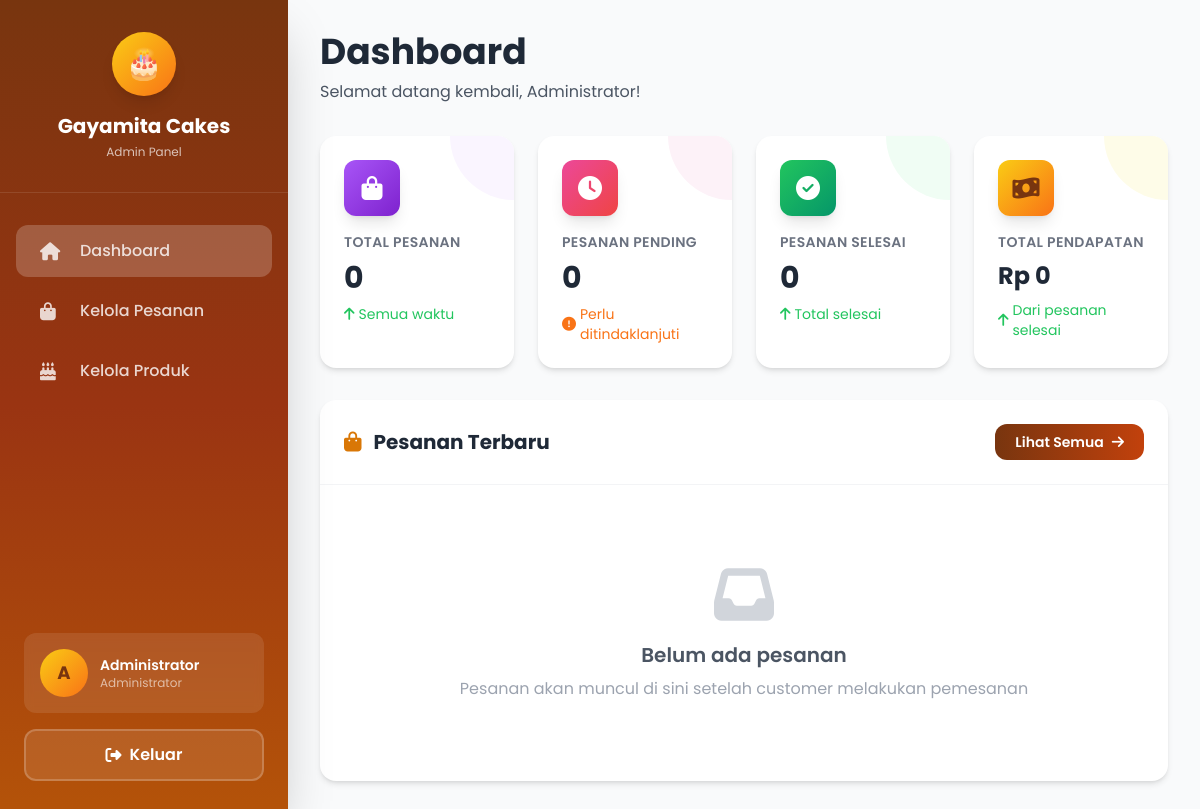
The page /admin/index.php (signed in) on the database as committed earlier.
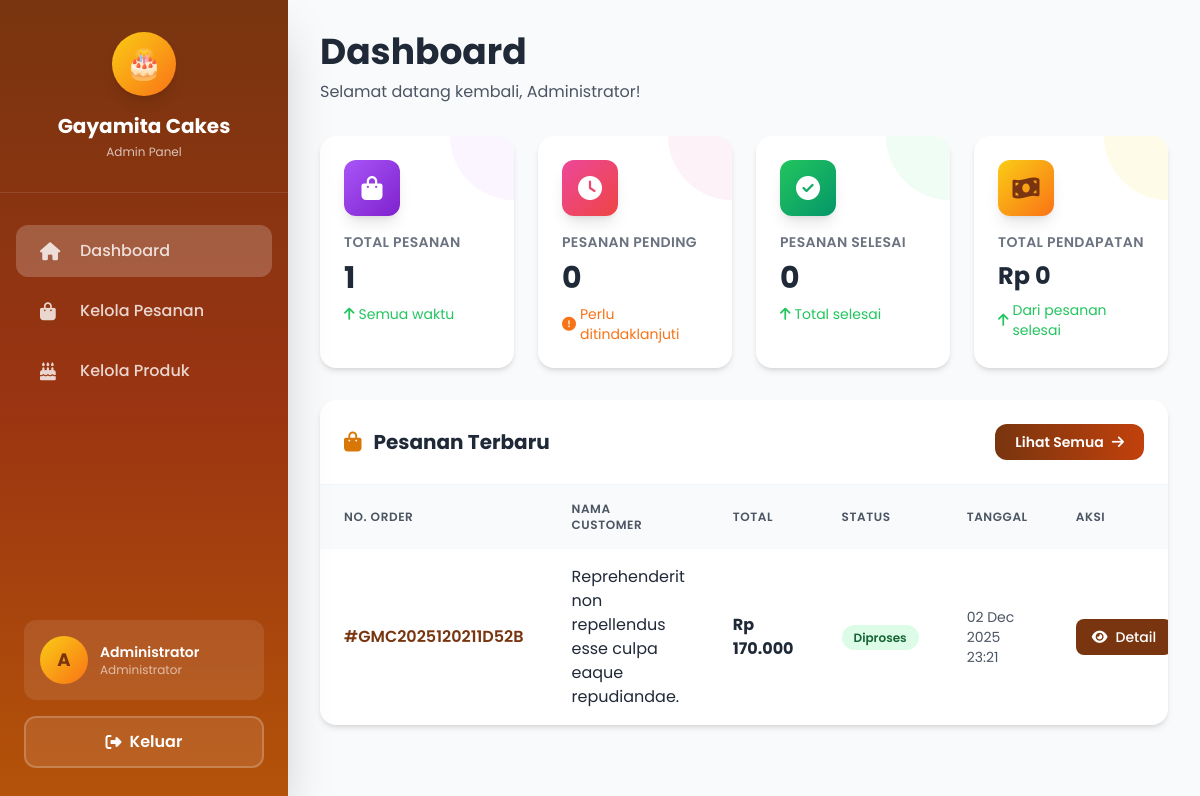
The same page on the database as committed later.
### tables this page shows
CREATE TABLE `orders` (
  `id` int NOT NULL,
  `order_number` varchar(50) NOT NULL,
  `session_id` varchar(128) NOT NULL,
  `nama_lengkap` varchar(255) NOT NULL,
  `email` varchar(255) NOT NULL,
  `no_telepon` varchar(20) NOT NULL,
  `alamat` text NOT NULL,
  `kota` varchar(100) NOT NULL,
  `kode_pos` varchar(10) NOT NULL,
  `catatan` text,
  `metode_pembayaran` enum('transfer','cod') NOT NULL DEFAULT 'transfer',
  `status` enum('pending','dikonfirmasi','diproses','dikirim','selesai','dibatalkan') NOT NULL DEFAULT 'pending',
  `total` int NOT NULL DEFAULT '0',
  `created_at` datetime DEFAULT CURRENT_TIMESTAMP,
  `updated_at` datetime DEFAULT CURRENT_TIMESTAMP ON UPDATE CURRENT_TIMESTAMP
);

### method/function.php (called while the page is built, shortened)
<?php
$database = new Database();
$conn = $database->getConnection();
function get_all_orders($limit = 20, $offset = 0, $status = null)
{
    global $conn;
    $sql = "SELECT * FROM orders";
    $sql .= " ORDER BY created_at DESC LIMIT :limit OFFSET :offset";
    $stmt = $conn->prepare($sql);
    $stmt->bindParam(':limit', $limit, PDO::PARAM_INT);
    $stmt->bindParam(':offset', $offset, PDO::PARAM_INT);
    $stmt->execute();
    return $stmt->fetchAll(PDO::FETCH_ASSOC);
}
function get_total_orders($status = null)
{
    global $conn;
    $sql = "SELECT COUNT(*) as total FROM orders";
    if ($status) {
        $sql .= " WHERE status = :status";
    }
    $stmt = $conn->prepare($sql);
    if ($status) {
        $stmt->bindParam(':status', $status);
    }
    $stmt->execute();
    $result = $stmt->fetch(PDO::FETCH_ASSOC);
    return $result['total'];
}
function get_dashboard_stats()
{
    global $conn;
    $stats = [];
    $stats['total_orders'] = get_total_orders();
    $stats['pending_orders'] = get_total_orders('pending');
    $stats['completed_orders'] = get_total_orders('selesai');
    $sql = "SELECT SUM(total) as revenue FROM orders WHERE status = 'selesai'";
    $result = $conn->query($sql)->fetch(PDO::FETCH_ASSOC);
    $stats['total_revenue'] = $result['revenue'] ?? 0;
    $sql = "SELECT COUNT(*) as today FROM orders WHERE DATE(created_at) = CURDATE()";
    $result = $conn->query($sql)->fetch(PDO::FETCH_ASSOC);
    $stats['today_orders'] = $result['today'];
    return $stats;
}

### admin/index.php (the view, shortened to what the changed rows need)
<?php
require_once '../method/function.php';
$stats = get_dashboard_stats();
$recent_orders = get_all_orders(10, 0);
?>
<!DOCTYPE html>
<html lang="id">
<head>
    <script src="https://cdn.tailwindcss.com"></script>
    <link href="https://cdnjs.cloudflare.com/ajax/libs/font-awesome/6.4.0/css/all.min.css" rel="stylesheet">
</head>
<body class="bg-gray-50">
    <?php include 'components/sidebar.php'; ?>
    <div class="ml-72 p-8 min-h-screen">
        <div class="mb-8">
            <h1 class="text-4xl font-bold text-gray-800 mb-2">Dashboard</h1>
        </div>
        <div class="grid grid-cols-1 md:grid-cols-2 lg:grid-cols-4 gap-6 mb-8">
            <div class="bg-white rounded-2xl shadow-md p-6 hover:shadow-xl transition-all hover:-translate-y-1 relative overflow-hidden">
                <div class="relative">
                    <div class="w-14 h-14 bg-gradient-to-br from-purple-500 to-purple-700 rounded-xl flex items-center justify-center text-white text-2xl mb-4 shadow-lg">
                        <i class="fas fa-shopping-bag"></i>
                    </div>
                    <p class="text-gray-500 text-sm font-semibold uppercase tracking-wide mb-2">Total Pesanan</p>
                    <h3 class="text-3xl font-bold text-gray-800 mb-2"><?= number_format($stats['total_orders']) ?></h3>
                    <p class="text-sm text-green-500 flex items-center gap-1">
                        <i class="fas fa-arrow-up"></i>
                        <span>Semua waktu</span>
                    </p>
                </div>
            </div>
        </div>
        <div class="bg-white rounded-2xl shadow-md overflow-hidden">
            <div class="flex justify-between items-center p-6 border-b border-gray-100">
                <h2 class="text-xl font-bold text-gray-800 flex items-center gap-3">
                    <i class="fas fa-shopping-bag text-amber-600"></i>
                    Pesanan Terbaru
                </h2>
            </div>
            <?php if (count($recent_orders) > 0): ?>
                <div class="overflow-x-auto">
                    <table class="w-full">
                        <thead class="bg-gray-50">
                            <tr>
                                <th class="px-6 py-4 text-left text-xs font-semibold text-gray-600 uppercase tracking-wider">No. Order</th>
                                <th class="px-6 py-4 text-left text-xs font-semibold text-gray-600 uppercase tracking-wider">Nama Customer</th>
                                <th class="px-6 py-4 text-left text-xs font-semibold text-gray-600 uppercase tracking-wider">Total</th>
                                <th class="px-6 py-4 text-left text-xs font-semibold text-gray-600 uppercase tracking-wider">Status</th>
                                <th class="px-6 py-4 text-left text-xs font-semibold text-gray-600 uppercase tracking-wider">Tanggal</th>
                                <th class="px-6 py-4 text-left text-xs font-semibold text-gray-600 uppercase tracking-wider">Aksi</th>
                            </tr>
                        </thead>
                        <tbody class="divide-y divide-gray-100">
                            <?php foreach ($recent_orders as $order): ?>
                                <tr class="hover:bg-gray-50 transition-colors">
                                    <td class="px-6 py-4">
                                        <span class="font-semibold text-amber-900">#<?= $order['order_number'] ?></span>
                                    </td>
                                    <td class="px-6 py-4 text-gray-800"><?= htmlspecialchars($order['nama_lengkap']) ?></td>
                                    <td class="px-6 py-4">
                                        <span class="font-bold text-gray-800">Rp <?= number_format($order['total'], 0, ',', '.') ?></span>
                                    </td>
                                    <td class="px-6 py-4">
                                        <?php
                                        $status_classes = [
                                            'pending' => 'bg-yellow-100 text-yellow-800',
                                            'dikonfirmasi' => 'bg-blue-100 text-blue-800',
                                            'diproses' => 'bg-green-100 text-green-800',
                                            'dikirim' => 'bg-indigo-100 text-indigo-800',
                                            'selesai' => 'bg-green-100 text-green-800',
                                            'dibatalkan' => 'bg-red-100 text-red-800'
                                        ];
                                        $class = $status_classes[$order['status']] ?? 'bg-gray-100 text-gray-800';
                                        ?>
                                        <span class="px-3 py-1 rounded-full text-xs font-semibold <?= $class ?>">
                                            <?= ucfirst($order['status']) ?>
                                        </span>
                                    </td>
                                    <td class="px-6 py-4 text-gray-600 text-sm"><?= date('d M Y H:i', strtotime($order['created_at'])) ?></td>
                                    <td class="px-6 py-4">
                                        <a href="order-detail.php?id=<?= $order['id'] ?>"
                                            class="bg-amber-900 text-white px-4 py-2 rounded-lg text-sm font-medium hover:bg-orange-700 transition-colors inline-flex items-center gap-2">
                                            <i class="fas fa-eye"></i>
                                            Detail
                                        </a>
                                    </td>
                                </tr>
                            <?php endforeach; ?>
                        </tbody>
                    </table>
                </div>
            <?php else: ?>
                <div class="text-center py-20">
                    <i class="fas fa-inbox text-6xl text-gray-300 mb-4"></i>
                    <h3 class="text-xl text-gray-600 font-semibold mb-2">Belum ada pesanan</h3>
                    <p class="text-gray-400">Pesanan akan muncul di sini setelah customer melakukan pemesanan</p>
                </div>
            <?php endif; ?>
        </div>
    </div>
</body>
</html>

Rows that differ between the two databases and show on the page:
added orders: order_number "GMC2025120211D52B", nama_lengkap "Reprehenderit non repellendus esse culpa eaque repudiandae.", total "170.000", status "Diproses", created_at "02 Dec 2025 23:21"
Other text that changed with them:
$stats['total_orders']: "0" → "1"
text no longer shown: "Belum ada pesanan Pesanan akan muncul di sini setelah customer melakukan pemesanan"
text now shown: "NO. ORDER NAMA CUSTOMER TOTAL STATUS TANGGAL AKSI"
